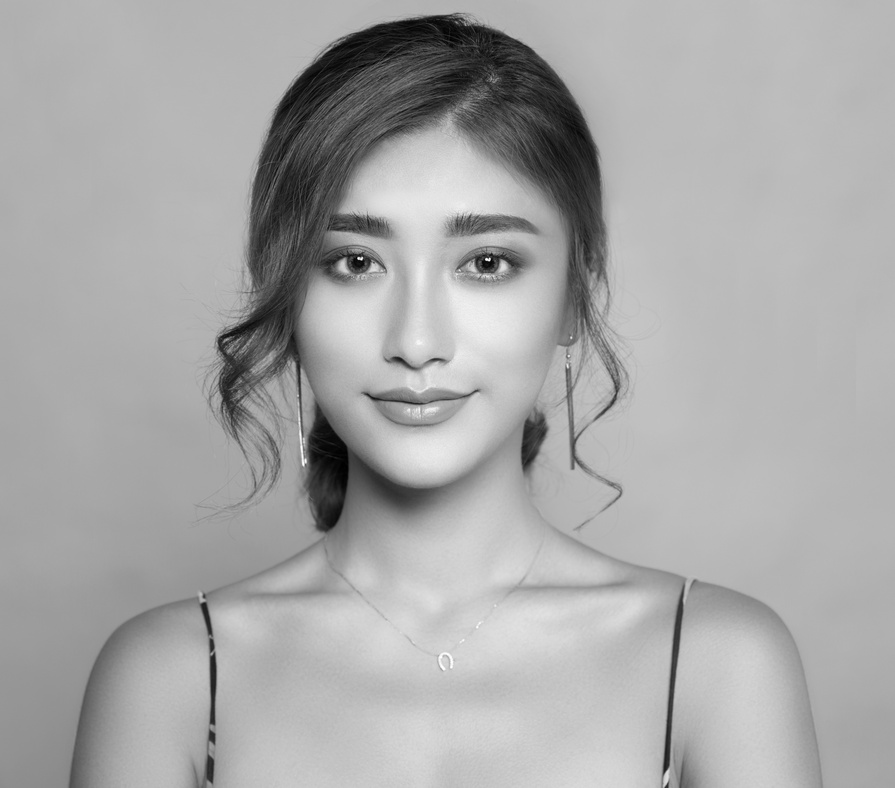
#> input picture data/face_detection_example.jpg, 895 x 788 px, shrunk from 5760 x 5075 before the run
$ jupyter execute face_detection_solution.ipynb   (shell and % lines are left out)
#> lines starting #> are read from the running program, lines starting #| are printed output that depends on the picture; after the words box and inside, x2 and y2 are one past the last pixel; in counts of white or black regions, pixels touching at a corner belong together
### notebooks/breakfast_ressources.py
import numpy
import matplotlib.pyplot as plt
import cv2 as cv

def show_image(img):
    try:
        img = cv.cvtColor(img, cv.COLOR_BGR2RGB)
    except:
        img = cv.cvtColor(img, cv.COLOR_GRAY2RGB)
    plt.figure(figsize=(10,10))
    plt.imshow(img);

### notebooks/face_detection_solution.ipynb
# Object Detection Exercise - Solution

Welcome to this object-detection exercise.

The page you have just joined is an integrated development environment for python. We will be using it for this session's code along. Jupyter allows you to write code and use markdowns in a very convenient and interable format.

**Ressources:**

The below are the paths to all the files that will be used throughout this tutorial:
 * The .jpeg files are example images that you can use. If you prefer you can upload your own photo to the data folder and enter your file name below (I recommend trying this at home!)

[cell 1]
# Images
face_example = '../data/face_detection_example.jpg'

your_file_name = ''
your_face = '../data/{}'.format(your_file_name)

# Algorithms

face_detection = '../data/haarcascade_frontalface_default.xml'
eye_detection = '../data/haarcascade_eye.xml'

**To get started, let's install the required libraries:**

[cell 2]
# !pip install numpy
# !pip install matplotlib
# !pip install opencv-python

**Now let's import them!**

[cell 3]
import numpy as np
import cv2 as cv

from breakfast_ressources import *

First things first, let's define a variable **img** to store our image!

[cell 4]
# To load an image we use the load method present in the OpenCV library. It can be called by writing cv.imread()
img = cv.imread(face_example)
#> img is the input picture: shape (788, 895, 3); min 0, max 255, mean 167.9

[cell 5]
# I've predefined a little function to display images in a friendly format! Just pass the img variable to show_image()
show_image(img)

**Defining our classifier:**

- First, let's define our classifier. A binary classifier is an algorithm that only considers two outputs, i.e. yes or no, win or lose, face or no face.
- To define the type of classification we want to accomplish, we need to load the appropriate model, face detection and eye detection.

[cell 6]
face_cascade = cv.CascadeClassifier(face_detection)
eye_cascade = cv.CascadeClassifier(eye_detection)

Our classifier is now loaded. We'll first start by detecting the faces! This will make detecting the eyes much faster.

[cell 7]
# In order to detect in our image, we use the detectMultiScale(image, scaleFactor, minNeighbors) method.
# Detected objects are returned as a list of rectangles. Let's create a variable to store them!
faces = face_cascade.detectMultiScale(img, 1.3, 5)
#> faces = [[260, 138, 329, 329]]

[cell 8]
# Let's print face
print(faces)
#| [[260 138 329 329]]

The above should be the coordinates of the rectangle entangling the face (the first two values represent coordinates, the latter represent width and length).

We can also notice that our variable faces is a list of list (think of this as a container for different face coordinates). This means that the face variable is of the following format: [rectangle1_cooridnates, rectangle2_coordinates, etc.]

In our scenario, this isn't very consequential as we only have one set of coordinates. But for consistency purposes we will assume that several faces can be detected. As such, when we draw our rectangles, we must iterate over the variable using a for loop.

[cell 9]
# In order to draw a rectangle, we use OpenCV's method cv.rectangle(img, pt1, pt2, color, thickness)
for (x, y, w, h) in faces:
    cv.rectangle(img, (x, y), (x + w, y + h), (255, 0, 0), 20)
#> this loop made 1 pass
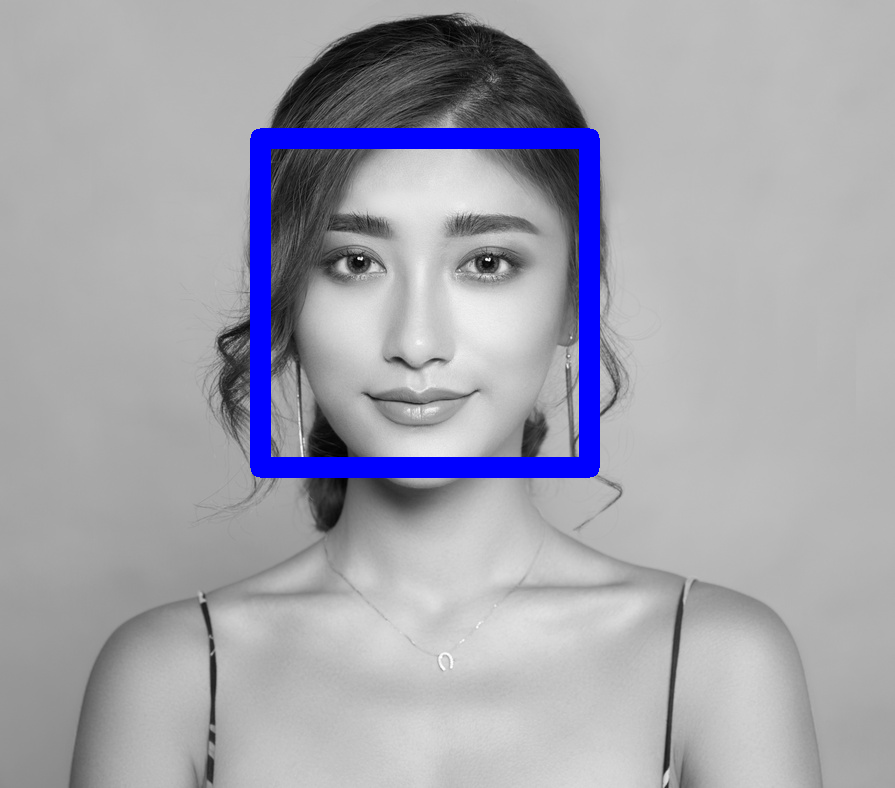
#> img: shape (788, 895, 3); 3.9% of pixels changed, all inside (x1, y1, x2, y2) = (250, 128, 600, 478)

[cell 10]
# Let's look at our image now!
show_image(img)

Now that we've identified the face, let's identify the eyes. In order to do that, we crop our image to show us the only region of interest

[cell 11]
## Let's store our region of interest in two new variables roi_color and roi_gray
roi = img[y:(y+h), x:(x+w)]
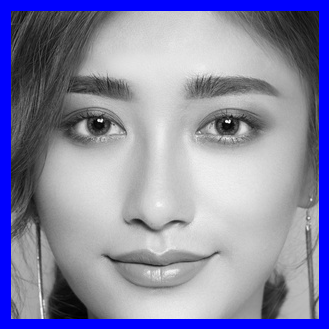
#> roi: shape (329, 329, 3); mean B, G, R 168, 136.5, 136.5

show_image(roi)

Not what we've defined our region of interest, let's detect the eyes

[cell 12]
eyes = eye_cascade.detectMultiScale(roi, 1.2, 8)
#> eyes = [[188, 89, 76, 76], [56, 91, 70, 70]]
print(eyes)
#| [[188  89  76  76]
#|  [ 56  91  70  70]]

Similarily to previously described, several items are recorded within out eyes variables. We must use a for loop again in order to draw both rectangles.

[cell 13]
# In the same way as for the face component, we use OpenCV's method cv.rectangle(img, pt1, pt2, color, thickness)

for (ex,ey,ew,eh) in eyes:
    cv.rectangle(roi, (ex, ey), (ex + ew, ey + eh), (0, 255, 0), 20)
#> this loop made 2 passes
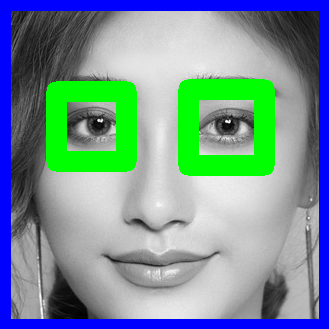
#> roi: shape (329, 329, 3); 11.1% of pixels changed, all inside (x1, y1, x2, y2) = (46, 79, 275, 176)

show_image(roi)

Let's look at the final result

[cell 14]
show_image(img)

Congratulations! You should have successfuly detected the face in the picure. We hope you enjoyed this session and feel like a true AI master.

**[BONUS] Can you combine face and eye detection into one step?**

[cell 15]
img = cv.imread(face_example)

# ENTER YOUR CODE HERE
faces = face_cascade.detectMultiScale(img, 1.3, 5)
for (x, y, w, h) in faces:
    cv.rectangle(img, (x, y), (x + w, y + h), (255, 0, 0), 20)
    roi = img[y:(y+h), x:(x+w)]

    eyes = eye_cascade.detectMultiScale(roi, 1.2, 8)
    for (ex,ey,ew,eh) in eyes:
        cv.rectangle(roi, (ex, ey), (ex + ew, ey + eh), (0, 255, 0), 20)
#> this loop made 1 pass
#> (x, y, w, h, eyes) on pass 1: (260, 138, 329, 329, [[188, 89, 76, 76], [56, 91, 70, 70]])

show_image(img)
